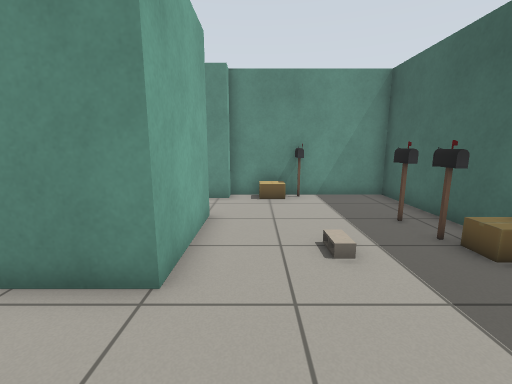
[1] (above)

12 first-person views from a walk through a robot-simulator world made for Gazebo. The camera is 1 m above the floor, tilts 10° down and sees 90° across. The floor is counted in squares, 0.5 m on a side. Each view is taken from the middle of a square. On the plan, view 1 faces up. The plan holds only what a view shows up to about 16 squares ahead; the rest is blank. The robots in the file are not drawn. Gazebo's built-in surfaces are drawn with simple patterns.

[2]
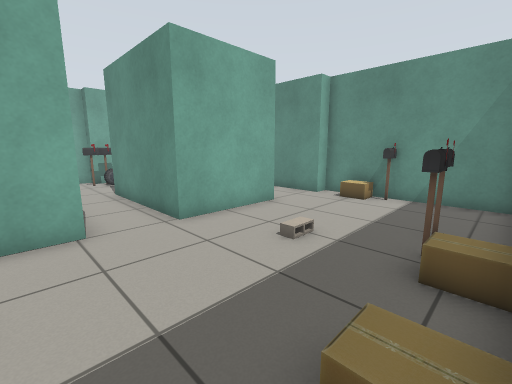

[3]
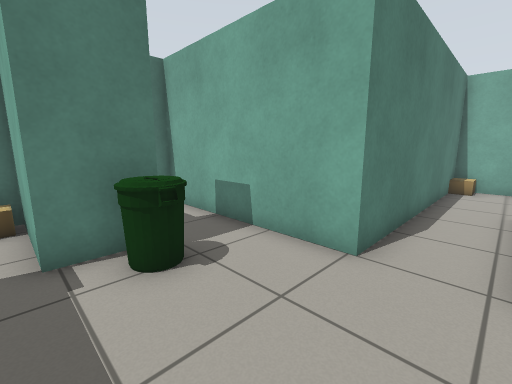

[4]
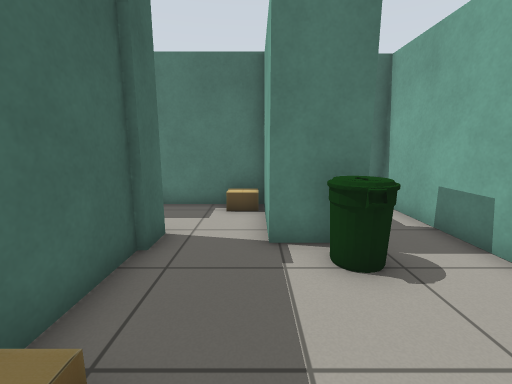

[5]
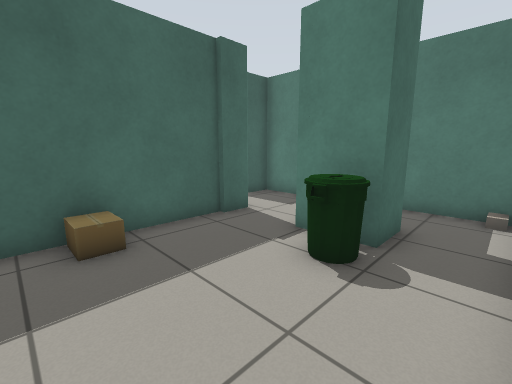

[6]
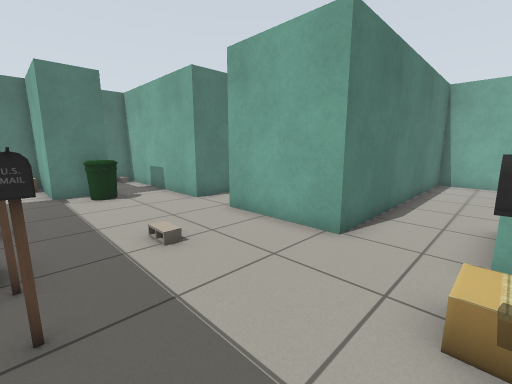

[7]
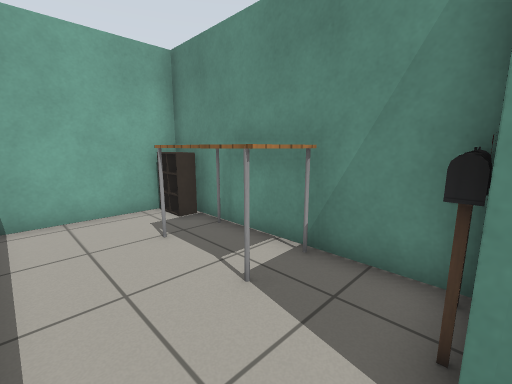

[8]
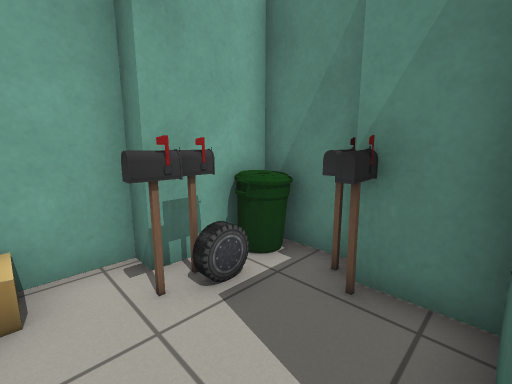

[9]
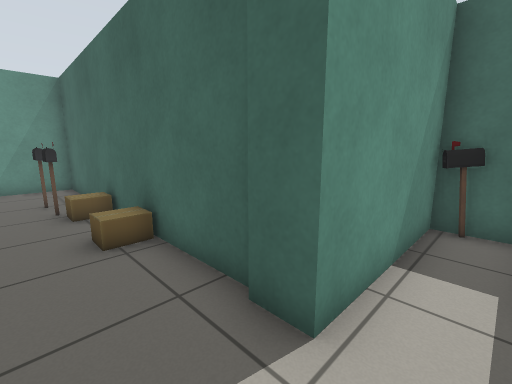

[10]
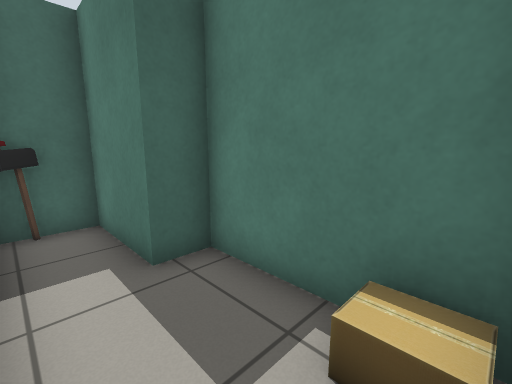

[11]
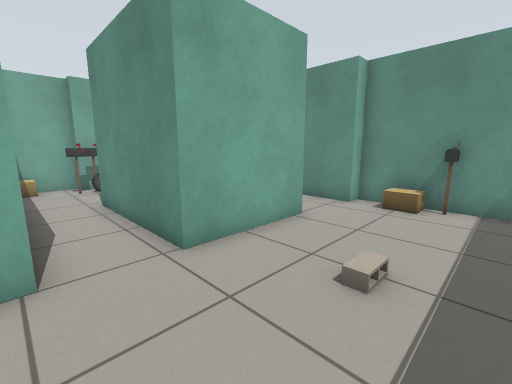

[12]
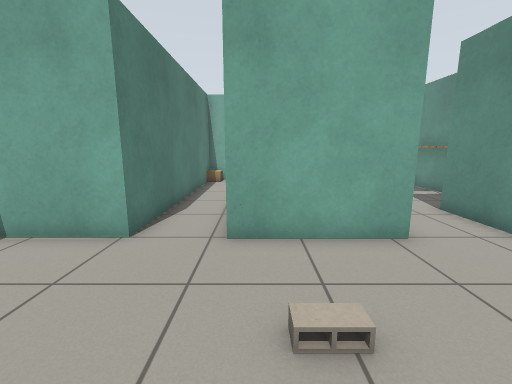

### Floor plan
Points are (right, up) in squares from view 1. A wall is a line through its corners. A room is listed if a view was taken in it or the views show most of it. See-through windows are left out.
Room 1 (views 1, 2, 3, 4, 5, 6, 8, 9, 10, 11, 12)
walls: (5.3, 5.4) (5.3, 10.7) (-1.1, 10.7) (-1.1, 10); (5.3, -1.7) (5.3, 3.5); (0.7, -3.7) (0.7, -2.1) (2.7, -2.1) (2.7, -3.5); (-1.5, 7.4) (-1.5, 3.4) (-6.9, 3.4); (2.7, -5.4) (2.7, -5.8) (7.1, -5.8) (7.1, -4.6) (10.3, -4.6) (10.3, -3.4); (-6.9, 5.6) (-8.5, 5.6); (9.2, -2.7) (5.1, -2.7) (5.1, -1.6); (-10.4, 6.3) (-11, 6.3) (-11, 3.6) (-11.7, 3.6) (-11.7, 1.2) (-1.5, 1.2) (-1.5, -6) (1.4, -6)
low walls: (-6.9, 3.6) (-6.9, 5.6)
ways out: opening at (-1.5, 8.5) to room 2
objects: cardboard box (-11, 2); postbox (-10, 3); postbox (-10, 4); car (-10, 5); bin (-10, 6); postbox (-9, 6); postbox (-8, 5); cardboard box (0, 10) to (1, 10); bin (1, -1); cinder block (2, 5); postbox (2, 10); cardboard box (3, -5) to (4, -5); cardboard box (4, 2) to (5, 2); postbox (4, 5); postbox (4, 7); cardboard box (5, 4) to (5, 5); postbox (10, -3)
Room 2 (view 7)
walls: (-4.6, 12.3) (-6.3, 12.3); (-9.6, 12.3) (-12.1, 12.3) (-12.1, 7.4) (-1.5, 7.4); (-1.1, 10) (-4.1, 10)
low walls: (-10.7, 12.1) (-10.7, 11.5) (-12, 11.5)
ways out: opening at (-1.5, 8.5) to room 1
objects: table (-9, 11) to (-7, 12); postbox (-4, 11); other object (-4, 12)

Where each view was taken, in squares from view 1:
view 1: 0 up, 0 right, facing up
view 2: 0 up, 5 right, facing up-left
view 3: 3 up, 3 right, facing down-left
view 4: 3 up, 3 right, facing down
view 5: 3 up, 1 left, facing down-right
view 6: 10 up, 4 right, facing down-left
view 7: 8 up, 4 left, facing up-left
view 8: 2 up, 7 left, facing up-left
view 9: 4 down, 3 right, facing up-right
view 10: 3 down, 3 right, facing down-right
view 11: 1 up, 3 right, facing up-left
view 12: 4 up, 4 right, facing left
